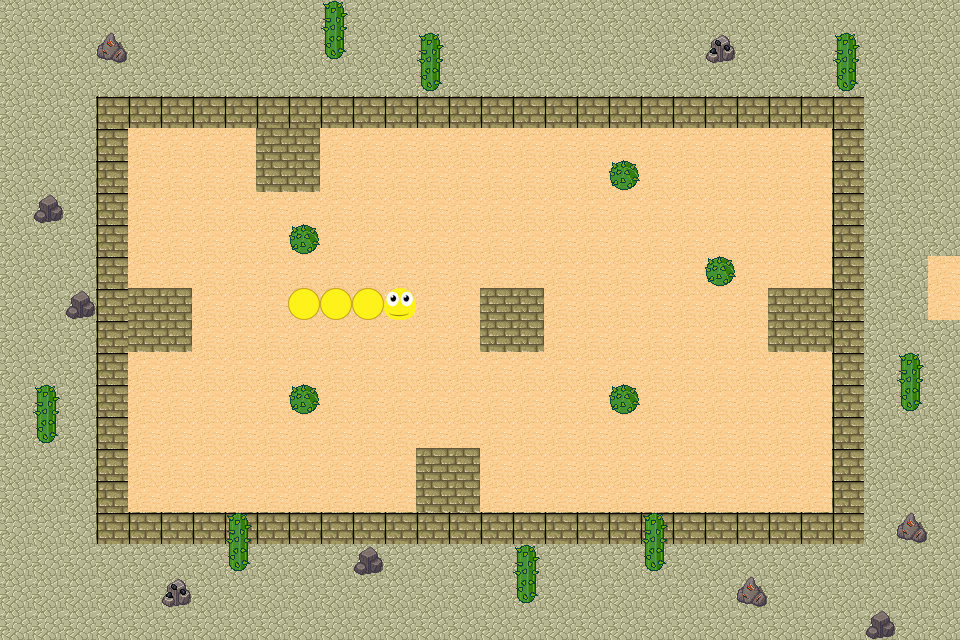

This game map was drawn from its Tiled (.tmx) file and the tilesets committed beside it. A one-line description and the trimmed map source follow:
An orthogonal 30x20 tile map with 32x32 px tiles, 8 tile layers (background, Rocks, Sand and wall, NoCatus, ...), 6 tilesets.

<map version="1.10" tiledversion="1.11.2" orientation="orthogonal" renderorder="right-down" width="30" height="20" tilewidth="32" tileheight="32" infinite="0" nextlayerid="12" nextobjectid="1">
 <tileset firstgid="1" source="desert.tsx" />
 <tileset firstgid="49" source="../desert.tsx" />
 <tileset firstgid="97" source="tree.tsx" />
 <tileset firstgid="266" source="Rock.tsx" />
 <tileset firstgid="522" source="head1.tsx" />
 <tileset firstgid="524" source="body5.tsx" />
 <layer id="10" name="background" width="30" height="20">
  <data>[600 cells, 600 non-empty, 1 distinct tile ids]</data>
 </layer>
 <layer id="8" name="Rocks" width="30" height="20">
  <data>[600 cells, 9 non-empty, 3 distinct tile ids]</data>
 </layer>
 <layer id="1" name="Sand and wall" width="30" height="20">
  <data>[600 cells, 338 non-empty, 3 distinct tile ids]</data>
 </layer>
 <layer id="4" name="NoCatus" width="30" height="20">
  <data>[600 cells, 4 non-empty, 1 distinct tile ids]</data>
 </layer>
 <layer id="5" name="wall" width="30" height="20">
  <data>[600 cells, 20 non-empty, 1 distinct tile ids]</data>
 </layer>
 <layer id="6" name="Catus" width="30" height="20">
  <data>[600 cells, 5 non-empty, 1 distinct tile ids]</data>
 </layer>
 <layer id="9" name="NewCatus" width="30" height="20">
  <data>[600 cells, 16 non-empty, 2 distinct tile ids]</data>
 </layer>
 <layer id="11" name="snake" width="30" height="20">
  <data>[600 cells, 4 non-empty, 2 distinct tile ids]</data>
 </layer>
</map>
